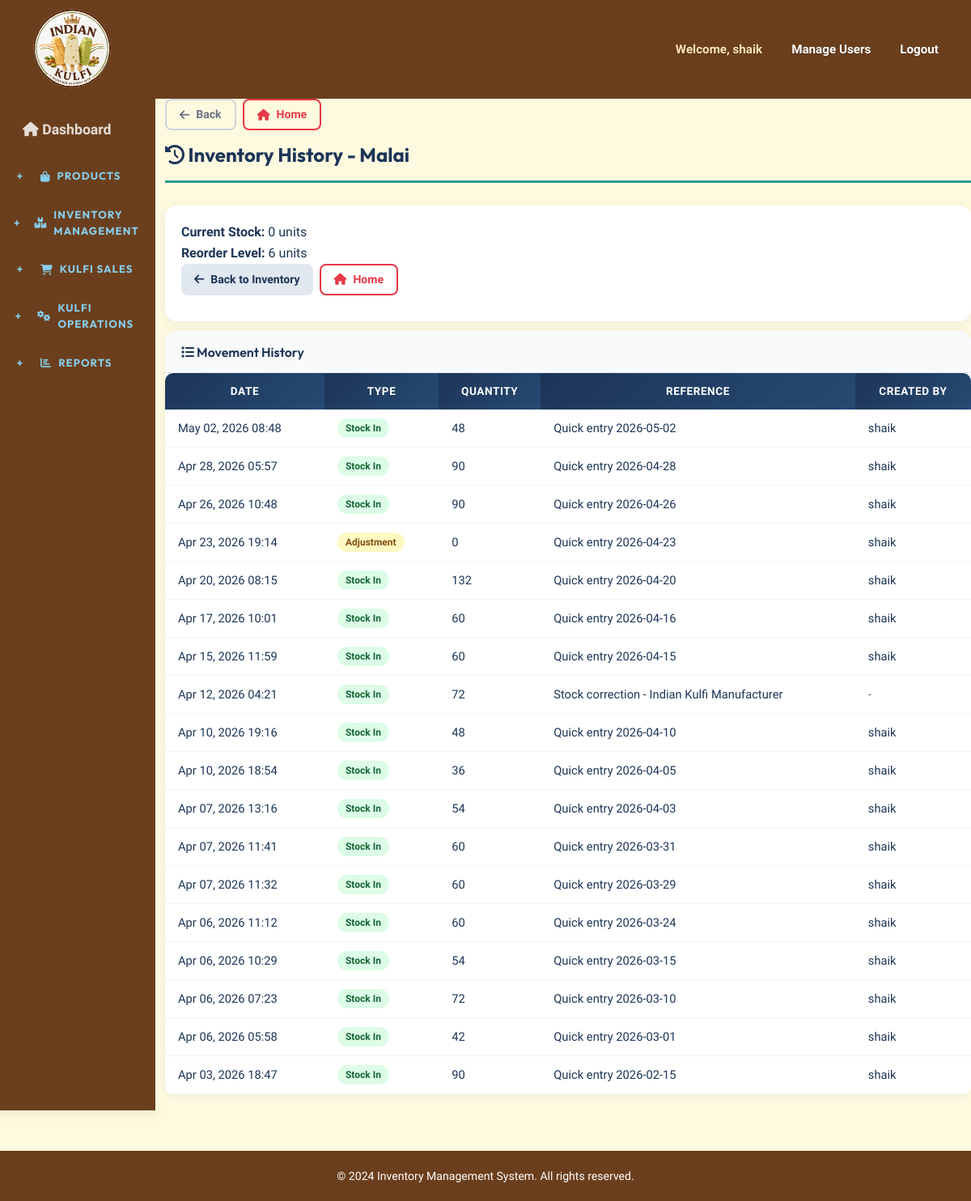
Before: /inventory/history/22/ (signed in) with the older database file.
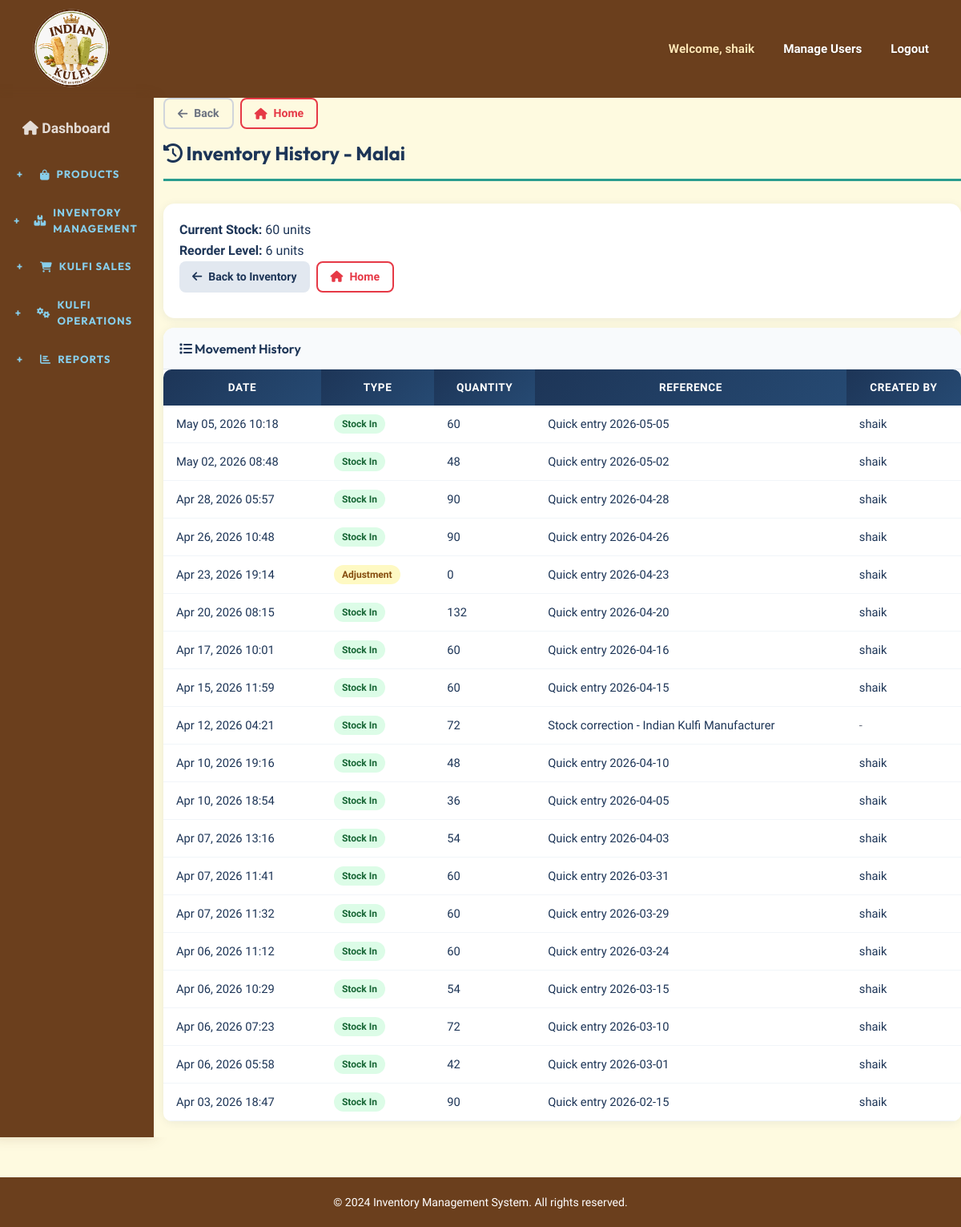
After: the same page with the newer database file.
### inventory/models.py (models this page shows, shortened)
class Product(models.Model):
    name = models.CharField(max_length=200, unique=True)
    sku = models.CharField(max_length=50, unique=True)
    category = models.CharField(max_length=100)
    cost_price = models.DecimalField(max_digits=10, decimal_places=2)
    selling_price = models.DecimalField(max_digits=10, decimal_places=2)
    current_stock = models.IntegerField(default=0)
    reorder_level = models.IntegerField(default=10, help_text="Low stock alert threshold")
    description = models.TextField(blank=True, null=True)
    is_active = models.BooleanField(default=True)
    created_at = models.DateTimeField(auto_now_add=True)
    updated_at = models.DateTimeField(auto_now=True)
    class Meta:
        ordering = ['name']
        verbose_name_plural = "Products"

class Inventory(models.Model):
    MOVEMENT_TYPE = [
        ('IN', 'Stock In'),
        ('OUT', 'Stock Out'),
        ('ADJUSTMENT', 'Stock Adjustment'),
    ]
    product = models.ForeignKey(Product, on_delete=models.CASCADE, related_name='inventory_movements')
    movement_type = models.CharField(max_length=20, choices=MOVEMENT_TYPE)
    quantity = models.IntegerField()
    unit_cost = models.DecimalField(max_digits=10, decimal_places=2, default=0, help_text="Cost price per unit at the time of this movement")
    reference_document = models.CharField(max_length=100, blank=True, help_text="PO/DO/Invoice number")
    notes = models.TextField(blank=True)
    movement_date = models.DateField(default=timezone.now, help_text="The actual date of inventory movement")
    client_txn_id = models.CharField(max_length=64, blank=True, null=True, db_index=True, help_text="Client-generated idempotency key")
    client_updated_at = models.DateTimeField(blank=True, null=True, db_index=True, help_text="Client-side update timestamp")
    server_version = models.PositiveIntegerField(default=1)
    created_by = models.ForeignKey(User, on_delete=models.SET_NULL, null=True)
    created_at = models.DateTimeField(auto_now_add=True)
    updated_at = models.DateTimeField(auto_now=True)
    class Meta:
        ordering = ['-created_at']
        verbose_name_plural = "Inventory Movements"

### inventory/views.py (the view)
    def _wrapped_view(request, *args, **kwargs):
        if not request.user.is_authenticated:
            return redirect('login')
        if not request.user.is_staff:
            messages.error(request, 'You can access only the Sales module with this account.')
            return redirect('quick_sales_entry')
        return view_func(request, *args, **kwargs)

### inventory/views.py (called while the page is built)
def admin_only_view(view_func):
    def _wrapped_view(request, *args, **kwargs):
        if not request.user.is_authenticated:
            return redirect('login')
        if not request.user.is_staff:
            messages.error(request, 'You can access only the Sales module with this account.')
            return redirect('quick_sales_entry')
        return view_func(request, *args, **kwargs)
    return _wrapped_view

@login_required
def inventory_history(request, product_id):
    product = get_object_or_404(Product, pk=product_id)
    movements = Inventory.objects.filter(product=product)
    context = {
        'product': product,
        'movements': movements,
    }
    return render(request, 'inventory/inventory_history.html', context)

### templates/inventory/inventory_history.html (shortened to what this page needs)
{% extends 'inventory/base.html' %}
{% block content %}
<h1 class="page-title"><i class="fas fa-history"></i> Inventory History - {{ product.name }}</h1>
<div class="card mb-3">
    <div class="card-body">
        <p><strong>Current Stock:</strong> {{ product.current_stock }} units</p>
        <p><strong>Reorder Level:</strong> {{ product.reorder_level }} units</p>
        <div class="d-flex gap-2 mb-3">
            <a href="{% url 'inventory_list' %}" class="btn btn-secondary d-flex align-items-center gap-2">
                <i class="fas fa-arrow-left"></i> Back to Inventory
            </a>
            <a href="{% url 'dashboard' %}" class="btn btn-outline-primary d-flex align-items-center gap-2">
                <i class="fas fa-home"></i> Home
            </a>
        </div>
    </div>
</div>
<div class="card">
    <div class="card-header">
        <h5 class="mb-0"><i class="fas fa-list"></i> Movement History</h5>
    </div>
    <div class="table-responsive">
        <table class="table table-hover">
            <thead class="table-light">
                <tr>
                    <th>Date</th>
                    <th>Type</th>
                    <th>Quantity</th>
                    <th>Reference</th>
                    <th>Created By</th>
                </tr>
            </thead>
            <tbody>
                {% for movement in movements %}
                <tr>
                    <td>{{ movement.created_at|date:'M d, Y H:i' }}</td>
                    <td>
                        {% if movement.movement_type == 'IN' %}
                        <span class="badge bg-success">Stock In</span>
                        {% elif movement.movement_type == 'OUT' %}
                        <span class="badge bg-danger">Stock Out</span>
                        {% else %}
                        <span class="badge bg-warning">Adjustment</span>
                        {% endif %}
                    </td>
                    <td>{{ movement.quantity }}</td>
                    <td>{{ movement.reference_document|default:'-' }}</td>
                    <td>
                        {% if movement.created_by %}
                        {{ movement.created_by.first_name|default:movement.created_by.username }}
                        {% else %}
                        <span class="text-muted">-</span>
                        {% endif %}
                    </td>
                </tr>
                {% empty %}
                <tr>
                    <td colspan="5" class="text-center text-muted">No movement history</td>
                </tr>
                {% endfor %}
            </tbody>
        </table>
    </div>
</div>
{% endblock %}

Changed rows visible on the page:
changed Product "Malai": current_stock "0" → "60"
added Inventory: created_at "May 05, 2026 10:18", movement_type "Stock In", quantity "60", reference_document "Quick entry 2026-05-05", created_by.first_name "shaik"
